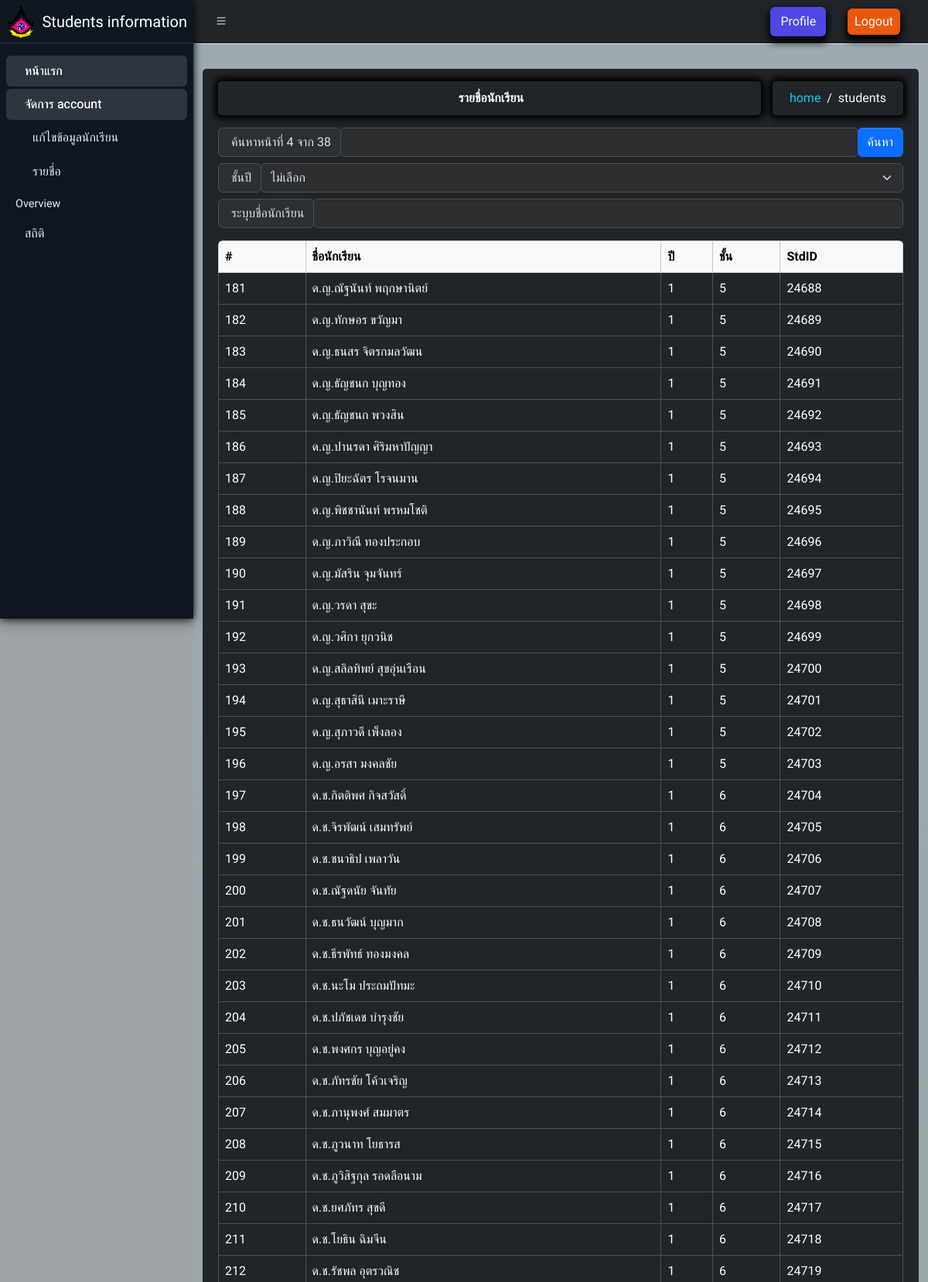
Screenshot of /backend/index.php?page=admin&subpage=studentsData&setAt=4 (signed in, upper part) with the database file from the repository.
### tables this page shows
CREATE TABLE `mytable` (
  `id` int(11) NOT NULL,
  `name` varchar(32) NOT NULL,
  `year` int(11) NOT NULL,
  `section` int(11) NOT NULL,
  `student_id` int(11) NOT NULL
);

### backend/page/stdData.php (the view, shortened to what this page needs)
           <div class="head-body bg-dark " data-bs-theme="dark">
             <div class="app-content-header">
                <div class="container-fluid">
                    <div class="head-title d-flex  justify-content-between">
                        <div class="head-1 bg-dark">
       <p class="mb-0 text-light sh-no-text text-nowrap"><i class="fa-solid fa-user-tie"></i>&nbsp;<b>รายชื่อนักเรียน</b></p>
                        </div>
                        <div class="head-2 bg-dark text-nowrap">
       <p class="mb-0 text-light sh-no-text"><a class="text-info" href="?page=admin&subpage=showData">home</a>&nbsp; / &nbsp;students</p>
                        </div>
                    </div>
<?php
$rows_setAt = 60;
if (isset($_GET["setAt"])) {
    $setAt = $_GET["setAt"];
} else {
    $setAt = 1;
}
$sql_total = "SELECT COUNT(*) as total FROM mytable";
$stmt_total = $conn->prepare($sql_total);
$stmt_total->execute();
$fetch_total = $stmt_total->fetch(PDO::FETCH_OBJ);
$page_setAt = ceil($fetch_total->total / $rows_setAt);
$offset = ($setAt - 1) * $rows_setAt;
$sql_limit = "SELECT * FROM mytable ORDER BY id ASC LIMIT ?,?";
$stmt_limit = $conn->prepare($sql_limit);
$stmt_limit->bindParam(1, $offset, PDO::PARAM_INT);
$stmt_limit->bindParam(2, $rows_setAt, PDO::PARAM_INT);
$stmt_limit->execute();
?>
<form>
    <div class="input-group search-std mt-3 mb-1 mo-inp">
        <span class="input-group-text rounded">
            <i class="fa-regular fa-magnifying-glass"></i>&nbsp;ค้นหาหน้าที่ <?php echo "$setAt จาก $page_setAt"; ?>
        </span>
        <input type="number" name="number" min="0" max="38" class="form-control rounded inp-fill" id="numinp" min="1">
        <button type="button" class="btn btn-primary rounded" id="search">ค้นหา</button>
    </div>
</form>
<form id="formClass">
    <div class="input-group search-std mb-2 mt-2">
        <span class="input-group-text rounded">
            <i class="fa-regular fa-magnifying-glass"></i>&nbsp;ชั้นปี
        </span>
        <select class="form-select rounded inp-fill" name="SrClass" id="select">
         <option value="0">ไม่เลือก</option>
        </select>
    </div>
</form>
<form id="formName">
    <div class="input-group search-std mb-3 mt-1">
        <span class="input-group-text rounded">
            <i class="fa-regular fa-magnifying-glass"></i>&nbsp;ระบุบชื่อนักเรียน
        </span>
        <input type="text" name="name" class="form-control rounded inp-fill" id="name">
    </div>
</form>
<div class="my-2 on-table rounded">
    <table class="tableShow table table-hover table-dark table-bordered custom-border">
        <thead class="table-light">
<tr class="text-nowrap">
    <th>#</th>
    <th>
        <i class="fa-regular fa-circle-user"></i> ชื่อนักเรียน
    </th>
    <th>
        <i class="fa-regular fa-circle-chevron-right"></i> ปี
    </th>
    <th>
        <i class="fa-regular fa-circle-chevron-right"></i> ชั้น
    </th>
    <th>
        <i class="fa-light fa-id-card"></i> StdID
    </th>
</tr>
        </thead>
        <tbody id="studentsTableBody">
   <?php if($setAt <= $page_setAt){ ?>
            <?php
            $count = ($setAt - 1)  *  $rows_setAt + 1;
            while ($dataTable = $stmt_limit->fetch(PDO::FETCH_OBJ)) { ?>
                <tr>
                    <td><?php echo $count++; ?></td>
                    <td><?php echo $dataTable->name; ?></td>
                    <td><?php echo $dataTable->year; ?></td>
                    <td><?php echo $dataTable->section; ?></td>
                    <td><?php echo $dataTable->student_id; ?></td>
                </tr>
            <?php } ?>
<?php } ?>
        </tbody>
    </table>
</div>
</div>
</div>
                </div>
            </div>

### backend/page/admin.php (style rules this page uses)
body { font-family: 'Prompt'; background: rgb(159, 164, 166) !important; }

### backend/page/stdData.php (style rules this page uses)
a { text-decoration: none; }

### rows the page displays
mytable: name "ด.ญ.ณัฐนันท์ พฤกษานิตย์", year "1", section "5", student "24688"
mytable: name "ด.ญ.ทักษอร ขวัญมา", year "1", section "5", student "24689"
mytable: name "ด.ญ.ธนสร จิตรกมลวัฒน", year "1", section "5", student "24690"
mytable: name "ด.ญ.ธัญชนก บุญทอง", year "1", section "5", student "24691"
mytable: name "ด.ญ.ธัญชนก พวงสิน", year "1", section "5", student "24692"
mytable: name "ด.ญ.ปานรดา ศิริมหาปัญญา", year "1", section "5", student "24693"
mytable: name "ด.ญ.ปิยะฉัตร โรจนมาน", year "1", section "5", student "24694"
mytable: name "ด.ญ.พิชชานันท์ พรหมโชติ", year "1", section "5", student "24695"
mytable: name "ด.ญ.ภาวิณี ทองประกอบ", year "1", section "5", student "24696"
mytable: name "ด.ญ.มัสริน จุมจันทร์", year "1", section "5", student "24697"
mytable: name "ด.ญ.วรดา สุขะ", year "1", section "5", student "24698"
mytable: name "ด.ญ.วศิกา ยุกวนิช", year "1", section "5", student "24699"
mytable: name "ด.ญ.สลิลทิพย์ สุขอุ่นเรือน", year "1", section "5", student "24700"
mytable: name "ด.ญ.สุธาสินี เมาะราษี", year "1", section "5", student "24701"
mytable: name "ด.ญ.สุภาวดี เพ็งลอง", year "1", section "5", student "24702"
mytable: name "ด.ญ.อรสา มงคลชัย", year "1", section "5", student "24703"
mytable: name "ด.ช.กิตติพศ กิจสวัสดิ์", year "1", section "6", student "24704"
mytable: name "ด.ช.จิรพัฒน์ เสมทรัพย์", year "1", section "6", student "24705"
mytable: name "ด.ช.ชนาธิป เพลาวัน", year "1", section "6", student "24706"
mytable: name "ด.ช.ณัฐดนัย จันทัย", year "1", section "6", student "24707"
mytable: name "ด.ช.ธนวัฒน์ บุญมาก", year "1", section "6", student "24708"
mytable: name "ด.ช.ธีรพัทธ์ ทองมงคล", year "1", section "6", student "24709"
mytable: name "ด.ช.นะโม ประถมปัทมะ", year "1", section "6", student "24710"
mytable: name "ด.ช.ปภัชเดช บำรุงชัย", year "1", section "6", student "24711"
mytable: name "ด.ช.พงศกร บุญอยู่คง", year "1", section "6", student "24712"
mytable: name "ด.ช.ภัทรชัย โค้วเจริญ", year "1", section "6", student "24713"
mytable: name "ด.ช.ภานุพงศ์ สมมาตร", year "1", section "6", student "24714"
mytable: name "ด.ช.ภูวนาท โยธารส", year "1", section "6", student "24715"
mytable: name "ด.ช.ภูวิสิฐกุล รอดลือนาม", year "1", section "6", student "24716"
mytable: name "ด.ช.ยศภัทร สุขดี", year "1", section "6", student "24717"
mytable: name "ด.ช.โยธิน ฉิมจีน", year "1", section "6", student "24718"
mytable: name "ด.ช.รัชพล อุตรวณิช", year "1", section "6", student "24719"

### other values shown
$setAt "4"
$page_setAt "38"
